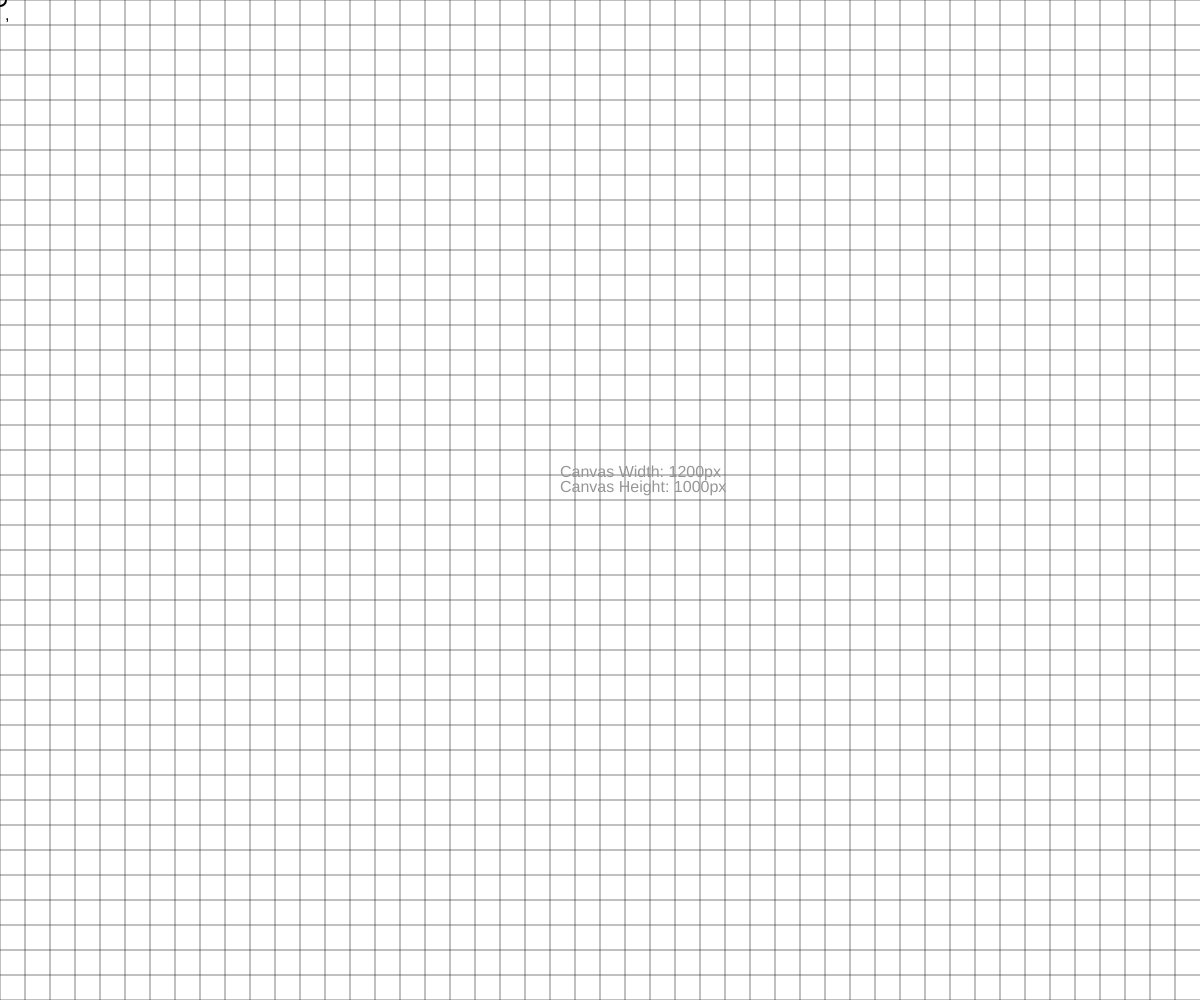
Frame 1 (no input)
Frame 60 (no input): identical to frame 1, image omitted
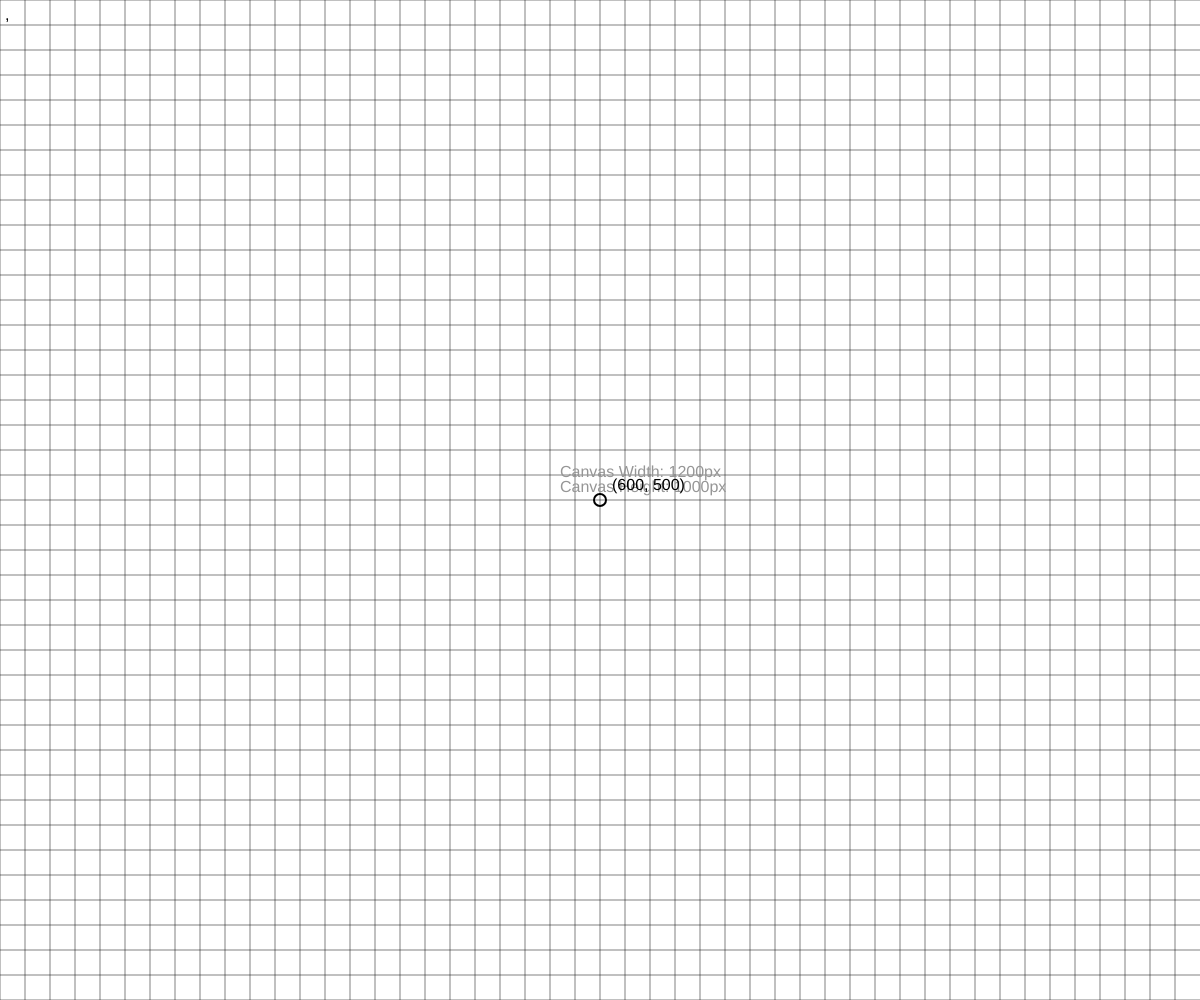
Frame 120 (the mouse pressed at the canvas centre since frame 60)

The p5.js sketch that drew these frames (run headless with seeded random() and noise() and a simulated clock; from frame 60 on, the mouse is pressed at the canvas centre):

// p5.js sketch
// ── sketch.js
// p5.js grid positions. 
// Jason
// Sept 04 2022
//
// Extra for Experts:
// - I added the ability to resize the canvas based off the window size. 

let diameter, squareDistance, textBoxSize, textPx, savedPosition, displaySaves, savedText1, savedText2;
//Sets up canvas and sets global varibles
function setup() {
  // put setup code here
  createCanvas(windowWidth, windowHeight);
  displaySaves = 0;
  diameter = 0;
  squareDistance = 25;
  textBoxSize = 500;
  savedText1 = "", savedText2 = "";
  frameRate(30);
}
//Draw loop that draws functions
function draw() {
  // put drawing code here
  resizeCanvas(windowWidth, windowHeight);
  background(255);
  diameter = width / 100;
  textPx = width / 75;
  textBoxSize = textPx * 5;
  fill("white");
  strokeWeight(2);
  mousePosition();
  strokeWeight(0.5);
  fill("gray");
  makeGrid();
  fill(150);
  displayCanvasSize();
  fill("black");
  displayMousePosition();
  displaySavedMousePosition();
}
//Shows mouse position with a circle.
let mousePosition = () => circle(mouseX, mouseY, diameter);
//Makes a grid
let makeGrid = () => {
  for(let i = 0; i < width; i += squareDistance) {
	line(i, 0, i, height);
  	line(0, i, width, i);
  }
};
//Shows canvas size in the middle of the screen
let displayCanvasSize = () =>  {
	textSize(textPx);
	let textBoxXPosition = [width / 2 - textBoxSize / 2, width / 2 + textBoxSize / 2, width / 2 - textBoxSize / 2, width / 2 + textBoxSize / 2];
	let textBoxYPosition = [height / 2 - textBoxSize / 2.25, height / 2 + textBoxSize / 2.25, height / 2 - textBoxSize / 4, height / 2 + textBoxSize / 4];
	text(`Canvas Width: ${width}px`, textBoxXPosition[0], textBoxYPosition[0], textBoxXPosition[1], textBoxYPosition[1]); 
	text(`Canvas Height: ${height}px`, textBoxXPosition[2], textBoxYPosition[2], textBoxXPosition[3], textBoxYPosition[3]); 
};
//Displays text of the mouse position
let displayMousePosition = () => text(`(${mouseX}, ${mouseY})`, mouseX + width / 100, mouseY - height / 100);
//Displays the saved mouse position in the top left corner of the screen
let displaySavedMousePosition = () => {
  text(`${savedText1}, ${savedText2}`, 5, 20);
};
//Resizes the window
let windowResized = () => resizeCanvas(windowWidth, windowHeight);
//Saves mouse position in a list
function mouseClicked() {
  savedText1 = mouseX;
  savedText2 = mouseY;
}
